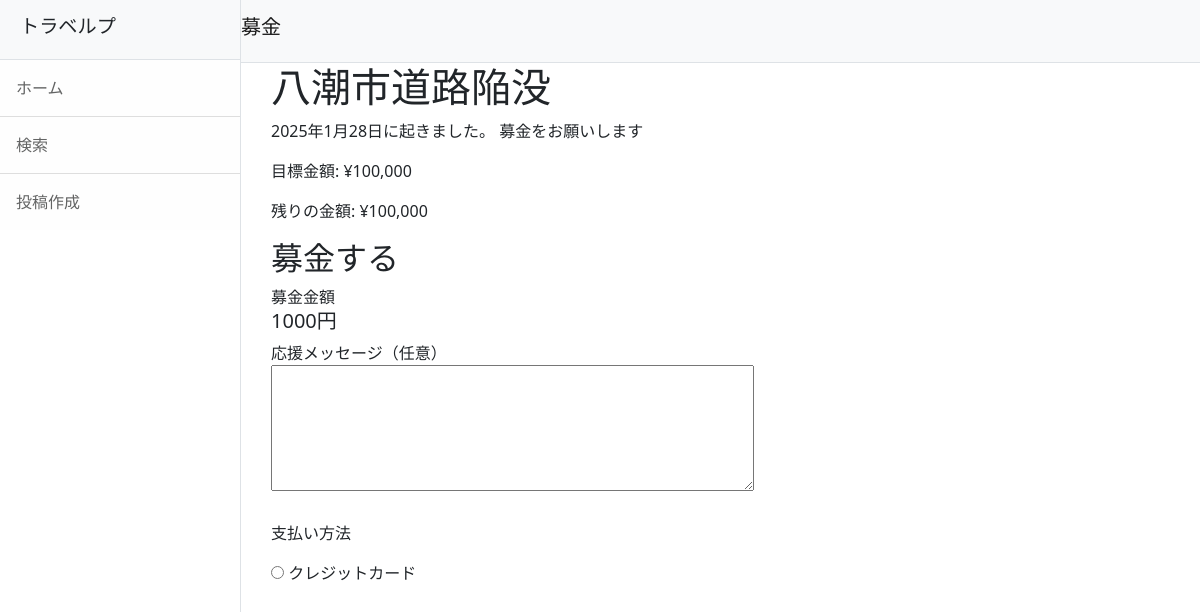
The page /fundraising/1/ on the database its author committed.
### travelp/models.py (models this page shows, shortened)
class Fundraising(models.Model):
    title = models.CharField(max_length=255)
    description = models.TextField()
    goal_amount = models.DecimalField(max_digits=10, decimal_places=2)
    collected_amount = models.DecimalField(max_digits=10, decimal_places=2, default=0)
    created_at = models.DateTimeField(auto_now_add=True)
    def get_remaining_amount(self):
        return max(0, self.goal_amount - self.collected_amount)

### travelp/views.py (the view)
# urls.py: path('fundraising/<int:pk>/', views.fundraising_detail, name='fundraising_detail'),
def fundraising_detail(request, pk):
    project = get_object_or_404(Fundraising, pk=pk)
    donations = project.donations.all().order_by('-date')  # 新しい順に募金履歴を取得
    if request.method == "POST":
        form = DonationForm(request.POST)
        if form.is_valid():
            donation = form.save(commit=False)
            donation.project = project  # どの募金プロジェクトへの募金か設定
            donation.donor = request.user  # 現在のユーザーを募金者として設定
            donation.save()  # 保存
            return redirect('travelp:fundraising_detail', pk=project.pk)  # ページを再読み込み
    else:
        form = DonationForm()
    return render(request, 'fundraising/fundraising_detail.html', {
        'project': project,
        'donations': donations,
        'form': form,  # フォームをテンプレートに渡す
    })

### travelp/forms.py
class DonationForm(forms.ModelForm):
    class Meta:
        model = Donation
        fields = ['amount']

### travelp/templatetags/custom_filters.py (called while the page is built)
@register.filter
def format_with_commas(value):
    try:
        value = float(value)  # Decimal を float に変換
        return "{:,.0f}".format(value)  # 小数点なしのカンマ区切りフォーマット
    except (ValueError, TypeError):
        return value  # 数値以外ならそのまま返す

### travelp/templates/fundraising/fundraising_detail.html (shortened to what this page needs)
{% extends 'base.html' %}
{% load custom_filters %}
{% block header %}募金{% endblock %}
{% block content %}
<div class="container-fluid">
    <h1>{{ project.title }}</h1>
    <p>{{ project.description }}</p>
    <p>目標金額: ¥{{ project.goal_amount|format_with_commas }}</p>
    <p>残りの金額: ¥{{ project.get_remaining_amount|format_with_commas }}</p>
    {% if request.user.is_staff %}
    {% else %}
    {% if fundraising.is_completed %}
    <p class="text-danger">この募金は終了しました。</p>
    {% else %}
    <h2>募金する</h2>
    <form method="post" action="{% url 'travelp:donate' project.id %}">
    <label for="amount">募金金額</label></br>
    <h5>1000円</h5>
        <label for="message">応援メッセージ（任意）</label></br>
    <textarea id="message" name="message" rows="5" cols="50"></textarea><br><br>
        <p>支払い方法</p>
    <fieldset>
    <div>
    <input type="radio" id="card" name="payment" value="pcard" class="radiobutton" required>
    <label for="card">クレジットカード</label>
    </div>
    </fieldset><br>
    </form>
    {% endif %}
    {% endif %}
{% endblock %}

### rows shown on the page
Fundraising: title "八潮市道路陥没", description "2025年1月28日に起きました。 募金をお願いします", goal_amount "100,000", get_remaining_amount "100,000"
